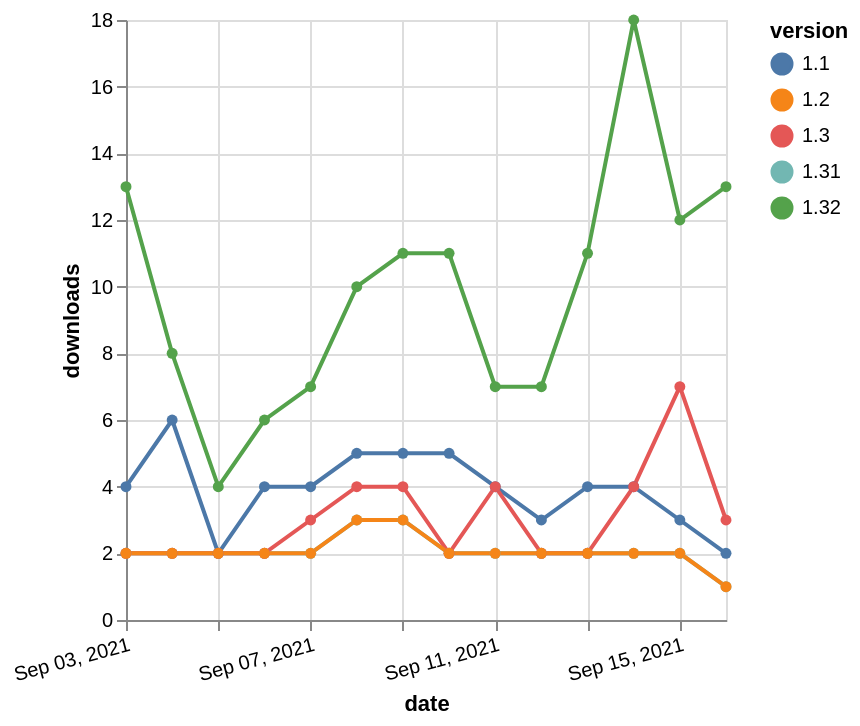

The specification (Vega-Lite) saved for this image:
### Vega-Lite specification from a JSON file in a GitHub repository (floating-point values rounded to 4 significant figures)
{"$schema": "https://vega.github.io/schema/vega-lite/v5.json", "description": "A simple bar chart with embedded data.", "data": {"values": [{"date": "2021-09-03", "total": 3266, "delta": 13, "version": "1.32"}, {"date": "2021-09-04", "total": 3274, "delta": 8, "version": "1.32"}, {"date": "2021-09-05", "total": 3278, "delta": 4, "version": "1.32"}, {"date": "2021-09-06", "total": 3284, "delta": 6, "version": "1.32"}, {"date": "2021-09-07", "total": 3291, "delta": 7, "version": "1.32"}, {"date": "2021-09-08", "total": 3301, "delta": 10, "version": "1.32"}, {"date": "2021-09-09", "total": 3312, "delta": 11, "version": "1.32"}, {"date": "2021-09-10", "total": 3323, "delta": 11, "version": "1.32"}, {"date": "2021-09-11", "total": 3330, "delta": 7, "version": "1.32"}, {"date": "2021-09-12", "total": 3337, "delta": 7, "version": "1.32"}, {"date": "2021-09-13", "total": 3348, "delta": 11, "version": "1.32"}, {"date": "2021-09-14", "total": 3366, "delta": 18, "version": "1.32"}, {"date": "2021-09-15", "total": 3378, "delta": 12, "version": "1.32"}, {"date": "2021-09-16", "total": 3391, "delta": 13, "version": "1.32"}, {"date": "2021-09-03", "total": 4687, "delta": 4, "version": "1.1"}, {"date": "2021-09-04", "total": 4693, "delta": 6, "version": "1.1"}, {"date": "2021-09-05", "total": 4695, "delta": 2, "version": "1.1"}, {"date": "2021-09-06", "total": 4699, "delta": 4, "version": "1.1"}, {"date": "2021-09-07", "total": 4703, "delta": 4, "version": "1.1"}, {"date": "2021-09-08", "total": 4708, "delta": 5, "version": "1.1"}, {"date": "2021-09-09", "total": 4713, "delta": 5, "version": "1.1"}, {"date": "2021-09-10", "total": 4718, "delta": 5, "version": "1.1"}, {"date": "2021-09-11", "total": 4722, "delta": 4, "version": "1.1"}, {"date": "2021-09-12", "total": 4725, "delta": 3, "version": "1.1"}, {"date": "2021-09-13", "total": 4729, "delta": 4, "version": "1.1"}, {"date": "2021-09-14", "total": 4733, "delta": 4, "version": "1.1"}, {"date": "2021-09-15", "total": 4736, "delta": 3, "version": "1.1"}, {"date": "2021-09-16", "total": 4738, "delta": 2, "version": "1.1"}, {"date": "2021-09-03", "total": 1333, "delta": 2, "version": "1.31"}, {"date": "2021-09-04", "total": 1335, "delta": 2, "version": "1.31"}, {"date": "2021-09-05", "total": 1337, "delta": 2, "version": "1.31"}, {"date": "2021-09-06", "total": 1339, "delta": 2, "version": "1.31"}, {"date": "2021-09-07", "total": 1341, "delta": 2, "version": "1.31"}, {"date": "2021-09-08", "total": 1344, "delta": 3, "version": "1.31"}, {"date": "2021-09-09", "total": 1347, "delta": 3, "version": "1.31"}, {"date": "2021-09-10", "total": 1349, "delta": 2, "version": "1.31"}, {"date": "2021-09-11", "total": 1351, "delta": 2, "version": "1.31"}, {"date": "2021-09-12", "total": 1353, "delta": 2, "version": "1.31"}, {"date": "2021-09-13", "total": 1355, "delta": 2, "version": "1.31"}, {"date": "2021-09-14", "total": 1357, "delta": 2, "version": "1.31"}, {"date": "2021-09-15", "total": 1359, "delta": 2, "version": "1.31"}, {"date": "2021-09-16", "total": 1360, "delta": 1, "version": "1.31"}, {"date": "2021-09-03", "total": 2544, "delta": 2, "version": "1.3"}, {"date": "2021-09-04", "total": 2546, "delta": 2, "version": "1.3"}, {"date": "2021-09-05", "total": 2548, "delta": 2, "version": "1.3"}, {"date": "2021-09-06", "total": 2550, "delta": 2, "version": "1.3"}, {"date": "2021-09-07", "total": 2553, "delta": 3, "version": "1.3"}, {"date": "2021-09-08", "total": 2557, "delta": 4, "version": "1.3"}, {"date": "2021-09-09", "total": 2561, "delta": 4, "version": "1.3"}, {"date": "2021-09-10", "total": 2563, "delta": 2, "version": "1.3"}, {"date": "2021-09-11", "total": 2567, "delta": 4, "version": "1.3"}, {"date": "2021-09-12", "total": 2569, "delta": 2, "version": "1.3"}, {"date": "2021-09-13", "total": 2571, "delta": 2, "version": "1.3"}, {"date": "2021-09-14", "total": 2575, "delta": 4, "version": "1.3"}, {"date": "2021-09-15", "total": 2582, "delta": 7, "version": "1.3"}, {"date": "2021-09-16", "total": 2585, "delta": 3, "version": "1.3"}, {"date": "2021-09-03", "total": 1961, "delta": 2, "version": "1.2"}, {"date": "2021-09-04", "total": 1963, "delta": 2, "version": "1.2"}, {"date": "2021-09-05", "total": 1965, "delta": 2, "version": "1.2"}, {"date": "2021-09-06", "total": 1967, "delta": 2, "version": "1.2"}, {"date": "2021-09-07", "total": 1969, "delta": 2, "version": "1.2"}, {"date": "2021-09-08", "total": 1972, "delta": 3, "version": "1.2"}, {"date": "2021-09-09", "total": 1975, "delta": 3, "version": "1.2"}, {"date": "2021-09-10", "total": 1977, "delta": 2, "version": "1.2"}, {"date": "2021-09-11", "total": 1979, "delta": 2, "version": "1.2"}, {"date": "2021-09-12", "total": 1981, "delta": 2, "version": "1.2"}, {"date": "2021-09-13", "total": 1983, "delta": 2, "version": "1.2"}, {"date": "2021-09-14", "total": 1985, "delta": 2, "version": "1.2"}, {"date": "2021-09-15", "total": 1987, "delta": 2, "version": "1.2"}, {"date": "2021-09-16", "total": 1988, "delta": 1, "version": "1.2"}]}, "width": "container", "mark": {"type": "line", "point": {"filled": true}}, "encoding": {"x": {"field": "date", "type": "temporal", "timeUnit": "yearmonthdate", "title": "date", "axis": {"labelAngle": -15}}, "y": {"field": "delta", "type": "quantitative", "title": "downloads"}, "color": {"field": "version", "type": "nominal"}, "tooltip": {"field": "delta"}}}
